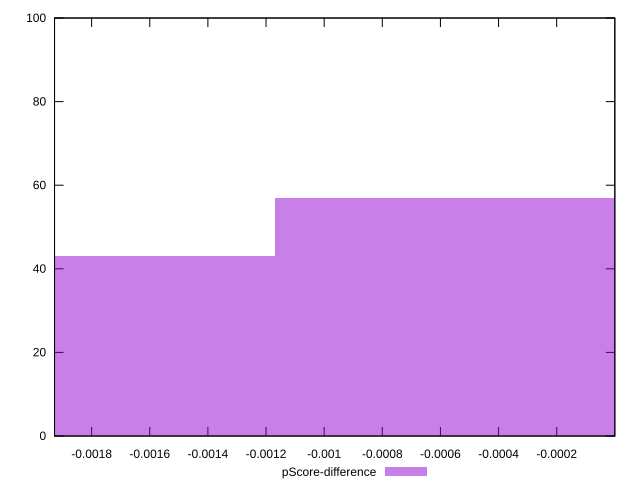

Here is the gnuplot script that generated this plot:
reset

$pScoreDifference <<EOF
-0.0023369940280507833 43
0 57
EOF

set key outside below
set boxwidth 0.0023369940280507833
set xrange [-0.0019275898523334334:-3.478184318339572e-8]
set yrange [0:100]
set trange [0:100]
set style fill transparent solid 0.5 noborder
set terminal svg size 640, 490 enhanced background rgb 'white'
set output "reports/report_00032_2021-02-25T10-28-15.087Z/cumulative-layout-shift/samples/card/pScore-difference/histogram.svg"

plot $pScoreDifference title "pScore-difference" with boxes

reset
